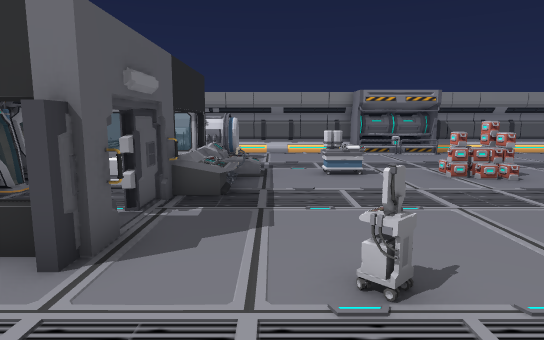
View 1 (above)

16 first-person views from a walk through a 3-D level made in the Unity game engine. The camera is 1.5 m above the floor, tilts 8° down and sees 75° across. The floor is counted in squares, 1 m on a side. Each view is taken from the middle of a square. On the plan, view 1 faces up. The plan holds only what a view shows up to about 16 squares ahead; the rest is blank. The player is left out. Some animated figures are left out.

View 2
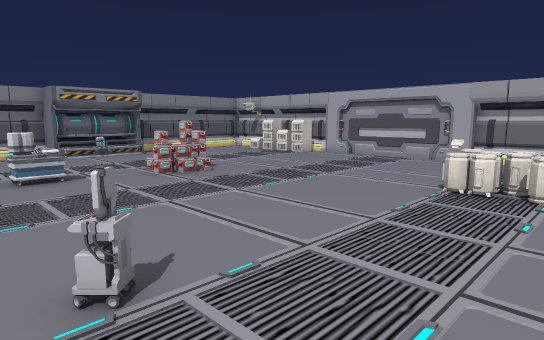

View 3
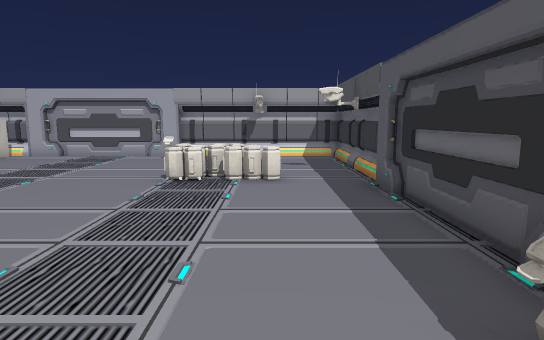

View 4
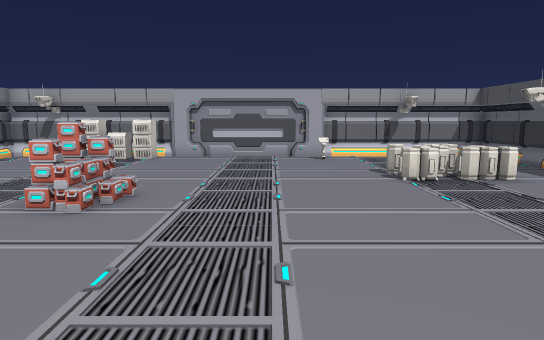

View 5
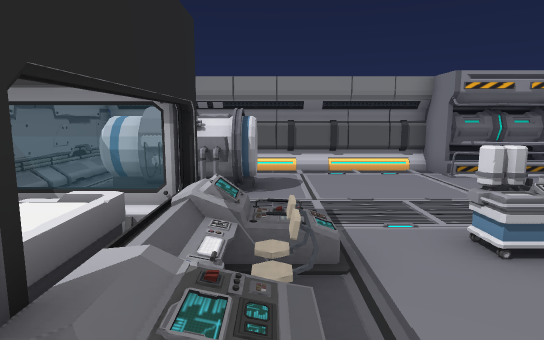

View 6
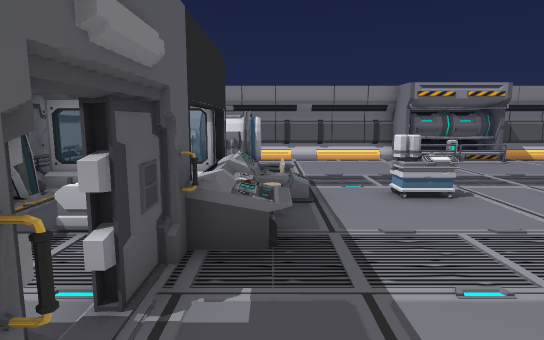

View 7
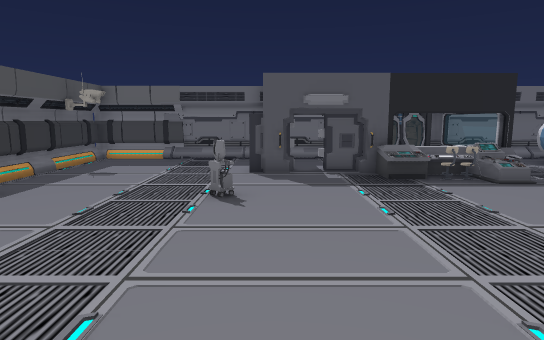

View 8
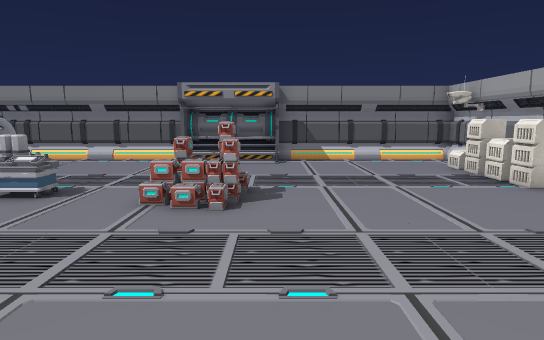

View 9
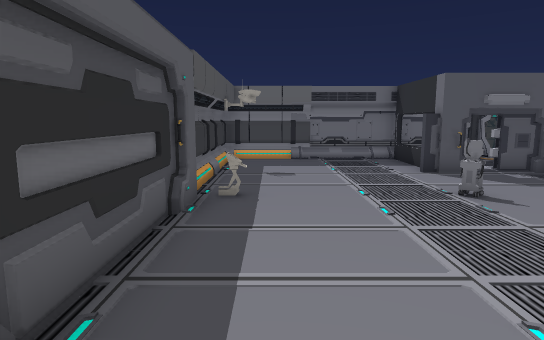

View 10
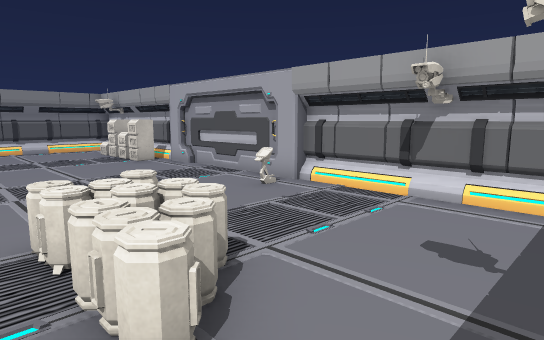

View 11
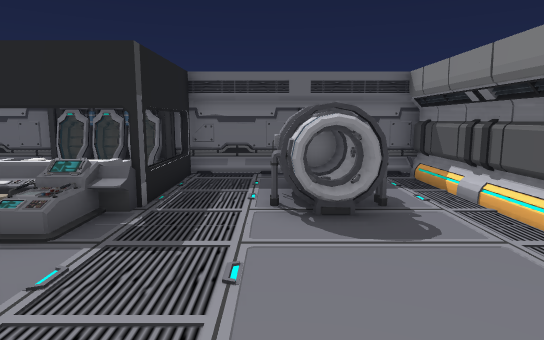

View 12
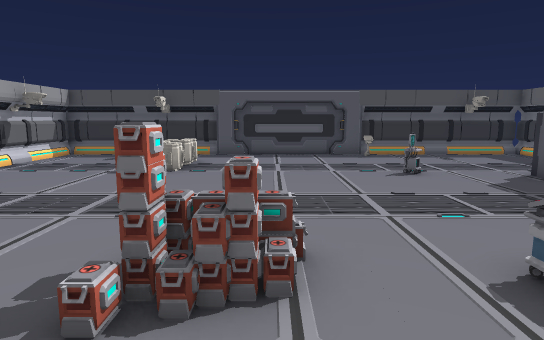

View 13
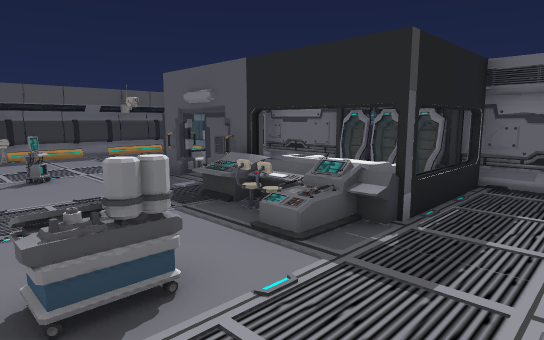

View 14
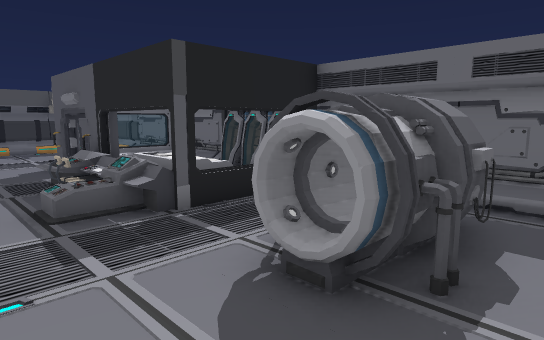

View 15
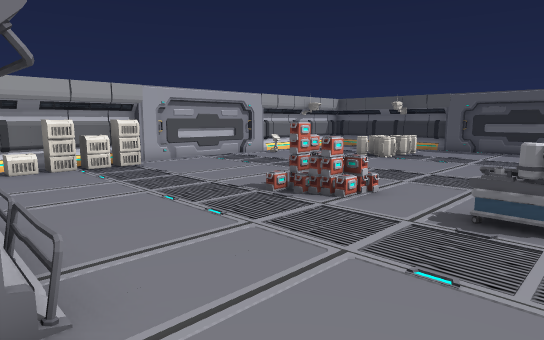

View 16
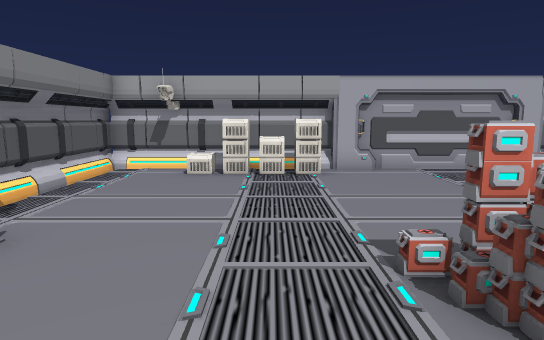

### Floor plan
Key: @ floor where view 1 was taken; # wall or solid block; . main floor; : floor 0.25 m higher than the main floor; = window, fence, low wall or low ledge; M machine; C cart; R crate; S stool; B bed; O other object.
Columns run from 6 left of view 1 to 14 right of it. Each row starts with its distance up from view 1.
 17 #####################
 16 #.........####......#
 15 #.MMM.....====......#
 14 #MMMMM.............O#
 13 #.MMM..............O#
 12 #..................O#
 11 #####..............O#
 10 #=BB#=..C..RR.......#
  9 #.BB#S......R.......#
  8 #.BB#S..............#
  7 #...#=..............#
  6 #...#...............#
  5 #...#...............#
  4 #####..............=#
  3 #......C......OO....#
  2 #.............OO....#
  1 #.............OO....#
  0 #.....@.......O.....#
 -1 #...................#
 -2 #......:............#
 -3 #####################

Positions as (right, up) in squares from view 1, and headings:
1: (0, 0), facing up
2: (0, 0), facing up-right
3: (-1, 0), facing right
4: (-1, 6), facing right
5: (-1, 6), facing up
6: (-1, 3), facing up
7: (8, 4), facing left
8: (7, 3), facing up
9: (8, -1), facing left
10: (7, -2), facing up-right
11: (4, 13), facing left
12: (5, 13), facing down
13: (3, 13), facing down-left
14: (1, 16), facing down-left
15: (1, 16), facing down-right
16: (3, 12), facing right
